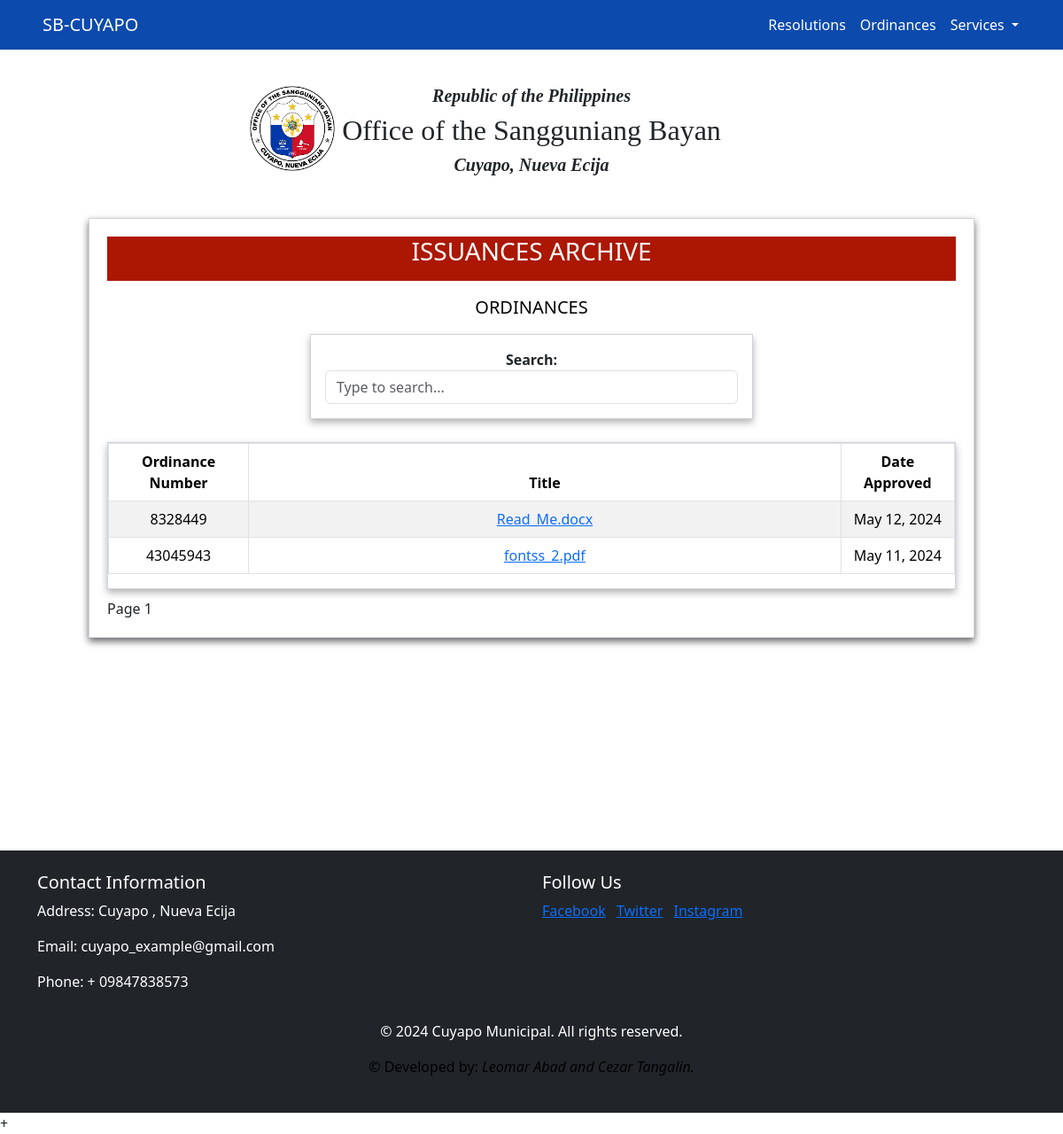
Page /ordinance.php on the committed database.
### tables this page shows
CREATE TABLE `upload_ord` (
  `id` int(11) NOT NULL,
  `fname` text NOT NULL,
  `name` varchar(200) NOT NULL,
  `reference_number` varchar(255) NOT NULL,
  `date_time` varchar(50) NOT NULL,
  `proponent` varchar(50) NOT NULL,
  `seconded` varchar(200) NOT NULL,
  `committe` varchar(200) NOT NULL,
  `view_count` int(11) DEFAULT 0
);

### ordinance.php (the view, shortened to what this page needs)
<?php
$conn = new PDO('mysql:host=localhost; dbname=cuyapo_municipals', 'root', '') or die(mysql_error());
$page = isset($_GET['page']) ? intval($_GET['page']) : 1;
$limit = 10;
$offset = ($page - 1) * $limit;
$query = $conn->prepare("SELECT * FROM upload_ord ORDER BY id DESC LIMIT :limit OFFSET :offset");
$query->bindParam(':limit', $limit, PDO::PARAM_INT);
$query->bindParam(':offset', $offset, PDO::PARAM_INT);
$query->execute();
?>
<!DOCTYPE html>
<html lang="en">
<head>
    <link rel="stylesheet" href="admin\Css\index.css">
    <link href="https://cdn.jsdelivr.net/npm/bootstrap@5.3.3/dist/css/bootstrap.min.css" rel="stylesheet">
    <link rel="stylesheet" href="https://cdnjs.cloudflare.com/ajax/libs/font-awesome/6.5.1/css/all.min.css" />
    <link rel="stylesheet" href="Css\ordinance.css">
</head>
<html>
    <body>
    <?php  include('admin/header.php'); ?>
    <div class="myContainer">
    <h3 style="background-color: #ab1703; color: white; text-align: center; "><p>ISSUANCES ARCHIVE</p></h3>
        <div style="color: black; width: 100%; text-align: center;">
            <h5>ORDINANCES</h5>
        </div>
        <div class="search-con">
            <label for="search"><b>Search:</b></label>
            <input type="text" class="form-control" id="searchInput" placeholder="Type to search..." oninput="filterTable()">
        </div>
        <div class="document-container">
            <div class="table-responsive">
                <table class="table table-hover table-striped table-bordered">
                    <thead style="text-align: center;">
                        <tr>
                        <th>Ordinance Number</th>
                            <th width="70%">Title</th>
                            <th>Date Approved</th>
                        </tr>
                    </thead>
                    <tbody id="dataTable">
                        <?php while($row = $query->fetch()): ?>
                        <tr>
                        <td style="text-align: center;"><?php echo $row['reference_number']; ?></td>
                            <td style="text-align: center;">
                                <a href="view_ord.php?filename=<?php echo $row['id'];?>&f=<?php echo $row['fname'] ?>"><?php echo $row['name'] ?></a>
                            </td>
                            <td style="text-align: center;"><?php echo $row['date_time']; ?></td>
                        </tr>
                        <?php endwhile; ?>
                    </tbody>
                </table>
            </div>
        </div>
        <?php
            echo '<span> Page ' . $page . ' </span>';
        ?>
    </div>
<div class="footer">
    <?php include('footer.php'); ?>
</div>+
</body>
</html>

### admin/Css/index.css (style rules this page uses)
.myContainer { display: flex; justify-content: center; flex-direction: column; border: 1px solid #d0d4db; margin-left: 100px; margin-right: 100px; gap: 10px; padding: 20px; min-width: 520px; box-shadow: 0 4px 8px 0 rgba(0,0,0,0.6); }
.document-container { box-shadow: 0 4px 8px 0 rgba(0,0,0,0.3); min-width: 320px; border: 1px solid #d0d4db; }
.search-con { border: 1px solid #d0d4db; box-shadow: 0 4px 8px 0 rgba(0,0,0,0.3); padding: 16px; display: block; margin-bottom: 16px; margin-left: auto; margin-right: auto; text-align: center; min-width: 500px; }
.footer { display: block; padding-top: 30vh; width: 100%; }

### admin/Css/ordinance.css (style rules this page uses)
.footer { display: block; padding-top: 30vh; width: 100%; }

### rows in the picture
upload_ord: reference_number "8328449", name "Read_Me.docx", date_time "May 12, 2024"
upload_ord: reference_number "43045943", name "fontss_2.pdf", date_time "May 11, 2024"

### other values in the picture
$page "1"
